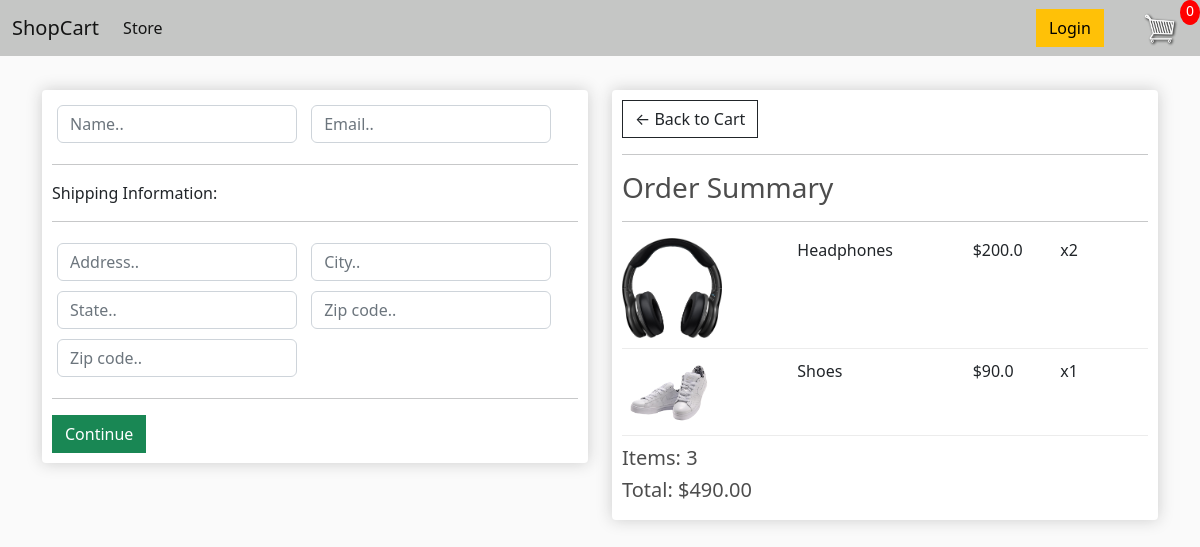
Screenshot of /checkout/ (signed in) with the database file from the repository.
### store/models.py (models this page shows, shortened)
class OrderItem(models.Model):
    product = models.ForeignKey(Product, on_delete = models.SET_NULL, null = True)
    order = models.ForeignKey(Order, on_delete = models.SET_NULL, null = True)
    quantity = models.IntegerField(default=0, null = True, blank = True)
    date_added = models.DateTimeField(auto_now_add=True)
    @property
    def get_total(self):
        total = self.product.price * self.quantity
        return total

class Product(models.Model):
    name = models.CharField(max_length =200, null = True)
    price = models.FloatField()
    digital = models.BooleanField(default=False, null = True, blank = False)
    image = models.ImageField(null=True, blank=True)
    @property
    def imageURL(self):
        try:
            url=self.image.url
        except:
            url = ''
        return url

class Order(models.Model):
    customer = models.ForeignKey(Customer, on_delete = models.SET_NULL, null = True, blank = True)
    date_ordered = models.DateTimeField(auto_now_add=True)
    complete = models.BooleanField(default = False)
    transaction_id = models.CharField(max_length=100, null = True)
    @property
    def get_cart_total(self):
        orderitems = self.orderitem_set.all()
        total = sum([item.get_total for item in orderitems])
        return total
    @property
    def get_cart_items(self):
        orderitems = self.orderitem_set.all()
        total = sum([item.quantity for item in orderitems])
        return total

### store/views.py (the view)
# urls.py: path('checkout/', views.checkout, name ="checkout"),
@csrf_exempt
def checkout(request):
    if request.user.is_authenticated:
        customer = request.user.customer
        order, created = Order.objects.get_or_create(customer = customer, complete = False)
        items = order.orderitem_set.all()
    else:
        items = []
        order = {'get_cart_total':0, 'get_cart_items':0}
    context = {'items':items, 'order':order}
    return render(request, 'store/checkout.html', context)

### store/templates/store/checkout.html (shortened to what this page needs)
{% extends 'store/main.html' %}
{% load static %}
{% block content %}
<div class="row">
    <div class="col-lg-6">
        <div class="box-element" id="form-wrapper">
            <form id="form">
                <div id="user-info">
                    <div class="form-field">
                        <input required class="form-control" type="text" name="name" placeholder="Name..">
                    </div>
                    <div class="form-field">
                        <input required class="form-control" type="email" name="email" placeholder="Email..">
                    </div>
                </div>
                <div id="shipping-info">
                    <hr>
                    <p>Shipping Information:</p>
                    <hr>
                    <div class="form-field">
                        <input class="form-control" type="text" name="address" placeholder="Address..">
                    </div>
                    <div class="form-field">
                        <input class="form-control" type="text" name="city" placeholder="City..">
                    </div>
                    <div class="form-field">
                        <input class="form-control" type="text" name="state" placeholder="State..">
                    </div>
                    <div class="form-field">
                        <input class="form-control" type="text" name="zipcode" placeholder="Zip code..">
                    </div>
                    <div class="form-field">
                        <input class="form-control" type="text" name="country" placeholder="Zip code..">
                    </div>
                </div>
                <hr>
                <input id="form-button" class="btn btn-success btn-block" type="submit" value="Continue">
            </form>
        </div>
        <br>
    </div>
    <div class="col-lg-6">
        <div class="box-element">
            <a  class="btn btn-outline-dark" href="{% url 'cart' %}">&#x2190; Back to Cart</a>
            <hr>
            <h3>Order Summary</h3>
            <hr>
            {% for item in items %}
            <div class="cart-row">
                <div style="flex:2"><img class="row-image" src="{{item.product.imageURL}}"></div>
                <div style="flex:2"><p>{{item.product.name}}</p></div>
                <div style="flex:1"><p>${{item.product.price}}</p></div>
                <div style="flex:1"><p>x{{item.quantity}}</p></div>
            </div>
            {% endfor %}
            <h5>Items:   {{order.get_cart_items}}</h5>
            <h5>Total:   ${{order.get_cart_total|floatformat:2}}</h5>
        </div>
    </div>
</div>
{% endblock content %}

### static/css/main.css (style rules this page uses)
body { background-color: hsl(0, 0%, 98%); }
h1,h2,h3,h4,h5,h6 { color:hsl(0, 0%, 30%); }
.box-element { box-shadow:hsl(0, 0%, 80%) 0 0 16px; background-color: #fff; border-radius: 4px; padding: 10px; }
.col-lg-4, .col-lg-6, .col-lg-8, .col-lg-12 { margin-top: 10px; }
.btn { border-radius: 0; }
.row-image { width: 100px; }
.form-field { width:250px; display: inline-block; padding: 5px; }
.cart-row { display: flex; align-items: flex-stretch; padding-bottom: 10px; margin-bottom: 10px; border-bottom: 1px solid #ececec; }

### rows the page displays
OrderItem: product.imageURL (picture), product.name "Headphones", product.price "200.0", quantity "2"
OrderItem: product.imageURL (picture), product.name "Shoes", product.price "90.0", quantity "1"
Order: get_cart_items "3", get_cart_total "490.00"
